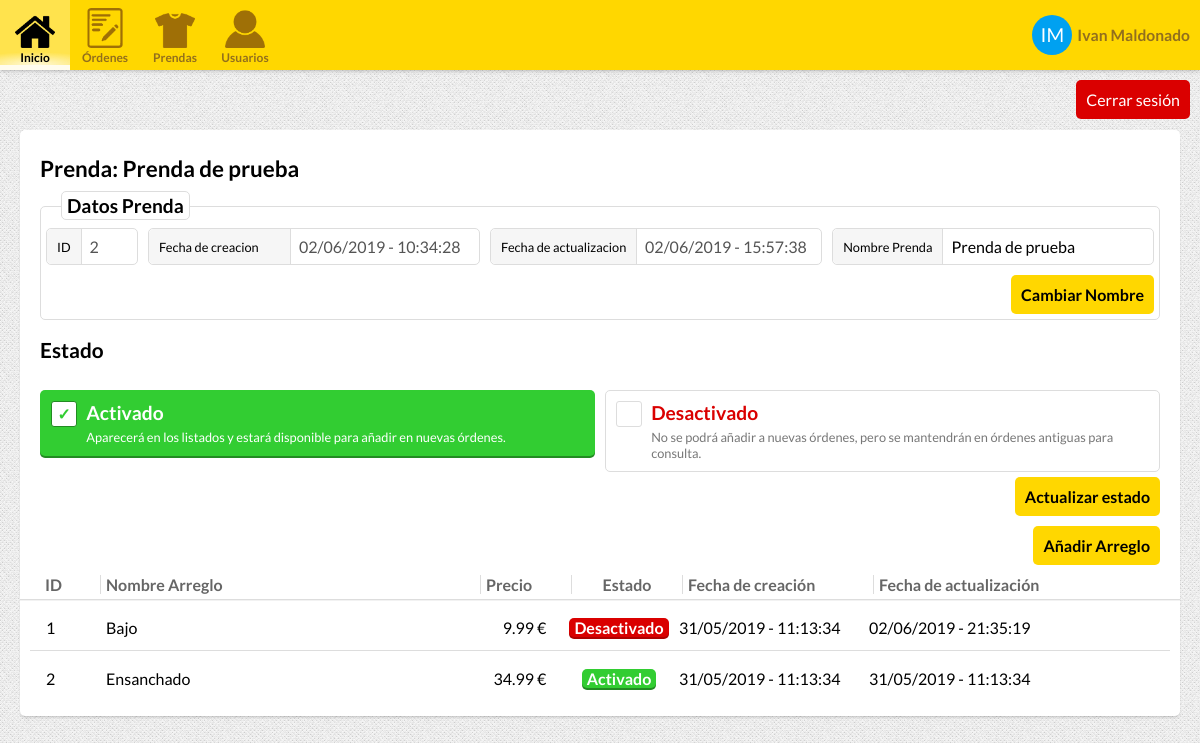
/clothe.php?id=2 (signed in), run on the app's committed database.
### tables this page shows
CREATE TABLE "USERS" (
	"USER_ID"	INTEGER NOT NULL PRIMARY KEY AUTOINCREMENT,
	"USERNAME"	TEXT NOT NULL,
	"NAME"	TEXT NOT NULL,
	"SURNAME"	TEXT,
	"PHONE"	INTEGER,
	"EMAIL"	TEXT NOT NULL,
	"HASHED_PASSWORD"	TEXT NOT NULL,
	"ROLE_ID"	INTEGER NOT NULL DEFAULT 0,
	"UPDATE_TIMESTAMP"	INTEGER NOT NULL,
	"REGISTER_TIMESTAMP"	INTEGER NOT NULL,
	"ACTIVE"	INTEGER NOT NULL DEFAULT 0,
	FOREIGN KEY("ROLE_ID") REFERENCES "USER_ROLES"("ROLE_ID")
);

CREATE TABLE "CLOTHES" (
	"CLOTHE_ID"	INTEGER NOT NULL PRIMARY KEY AUTOINCREMENT,
	"CLOTHE_NAME"	TEXT NOT NULL,
	"ACTIVE"	INTEGER NOT NULL DEFAULT 1,
	"REGISTERED_DATE"	INTEGER,
	"UPDATE_DATE"	INTEGER NOT NULL
);

CREATE TABLE "CLOTHES_FIXES" (
	"FIX_ID"	INTEGER NOT NULL,
	"CLOTHE_ID"	INTEGER NOT NULL,
	"NAME"	TEXT NOT NULL,
	"PRICE"	REAL NOT NULL DEFAULT 0,
	"ACTIVE"	INTEGER NOT NULL DEFAULT 1 CHECK(ACTIVE=0 OR ACTIVE=1),
	"CREATION_DATE"	INTEGER NOT NULL,
	"UPDATE_DATE"	INTEGER NOT NULL,
	PRIMARY KEY("FIX_ID","CLOTHE_ID")
);

### Controllers/UserController.php (called while the page is built, shortened)
<?php
class UserController {
    private function connect(){
        return new PDO("sqlite:.data/data.db");
    }
    public function getUser($id){
        $db = $this->connect();
        $sql = "SELECT * FROM USERS AS U, USER_ROLES AS R WHERE USER_ID = :userID AND U.ROLE_ID = R.ROLE_ID";
        $stmt = $db->prepare($sql);
        $stmt->bindParam(':userID', $id);
        if($stmt->execute()){
            if($row = $stmt->fetch()){
               return new User(
                $row["USER_ID"],
                $row["USERNAME"],
                $row["HASHED_PASSWORD"],
                $row["EMAIL"],
                new Role(
                    $row["ROLE_ID"],
                    $row["ROLE_NAME"],
                    $row["ROLE_CSS_CLASS"],
                    $row["ROLE_DESCRIPTION"]
                ),
                $row["PHONE"],
                $row["NAME"],
                $row["SURNAME"],
                $row["REGISTER_TIMESTAMP"],
                $row["UPDATE_TIMESTAMP"],
                $row["ACTIVE"]
                );
            }
        }
        return null;
    }
}

### Classes/User.php (called while the page is built, shortened)
<?php
require_once("Classes/Role.php");
class User{
    private $id;
    private $role;
    private $name;
    private $surname;
    function __construct($id = 0, $username, $password = null, $email, $role, $telephone, $name, $surname, $registeredDate, $updateDate, $active = 0){
        $this->id = $id;
        $this->role = $role;
        $this->name = $name;
        $this->surname = $surname;
        $registeredDateOb = new DateTime();
        $registeredDateOb->setTimestamp($registeredDate);
        $updateDateOb = new DateTime();
        $updateDateOb->setTimestamp($updateDate);
    }
    function getId(){
        return $this->id;
    }
    function getRole(){
        return $this->role;
    }
    function getName(){
        return $this->name;
    }
    function getSurname(){
        return $this->surname;
    }
}

### Classes/Role.php (called while the page is built, shortened)
<?php
class Role{
    private $id;
    function __construct($id, $name, $cssClass, $description = ""){
        $this->id = $id;
    }
    function getID(){
        return $this->id;
    }
}

### Controllers/Controller.php (called while the page is built, shortened)
<?php
class Controller {
    private function connect(){
        return new PDO("sqlite:.data/data.db");
    }
    public function getClothe($clotheID){
        $db = $this->connect();
        $sql = "SELECT * FROM CLOTHES WHERE CLOTHE_ID = :clotheID";
        $stmt = $db->prepare($sql);
        $stmt->bindParam(':clotheID', $clotheID);
        if($stmt->execute()){
            while($row = $stmt->fetch()){
                return new Clothe(
                    $row["CLOTHE_ID"],
                    $row["CLOTHE_NAME"],
                    null, null,
                    $row["REGISTERED_DATE"],
                    $row["UPDATE_DATE"],
                    $row["ACTIVE"]
                );
            }
        }
        return null;
    }
    public function getFixes($clotheID, $active = -1){
        $fixes = array();
        $db = $this->connect();
        $sql = "SELECT * FROM CLOTHES_FIXES WHERE CLOTHE_ID = :clotheID";
        $stmt = $db->prepare($sql);
        $stmt->bindParam(':clotheID', $clotheID);
        if($stmt->execute()){
            while($row = $stmt->fetch()){
                array_push($fixes, new Fix(
                    $row["FIX_ID"],
                    $row["CLOTHE_ID"],
                    $row["NAME"],
                    $row["PRICE"],
                    $row["CREATION_DATE"],
                    $row["UPDATE_DATE"],
                    $row["ACTIVE"]
                ));
            }
        }
        return $fixes;
    }
}

### Classes/Clothe.php (called while the page is built, shortened)
<?php
class Clothe{
    private $id;
    private $name;
    private $creationDate;
    private $updateDate;
    function __construct($id, $name, $numFixes = 0, $fixes = null, $creationDate, $updateDate, $active = 0){
        $this->id = $id;
        $this->name = $name;
        $creationDateOb = new DateTime();
        $creationDateOb->setTimestamp($creationDate);
        $this->creationDate = $creationDateOb;
        $updateDateOb = new DateTime();
        $updateDateOb->setTimestamp($updateDate);
        $this->updateDate = $updateDateOb;
    }
    function getId(){
        return $this->id;
    }
    function getName(){
        return $this->name;
    }
    function getCreationDateString(){
        $date = $this->creationDate;
        return $date->format('d/m/Y - H:i:s');
    }
    function getUpdateDateString(){
        $date = $this->updateDate;
        return $date->format('d/m/Y - H:i:s');
    }
}

### Classes/Fix.php (called while the page is built, shortened)
<?php
class Fix{
    private $id;
    private $name;
    private $price;
    private $creationDate;
    private $updateDate;
    private $active;
    function __construct($id, $clotheID, $name, $price, $creationDate, $updateDate, $active = 0){
        $this->id = $id;
        $this->name = $name;
        $this->price = $price;
        $creationDateOb = new DateTime();
        $creationDateOb->setTimestamp($creationDate);
        $this->creationDate = $creationDateOb;
        $updateDateOb = new DateTime();
        $updateDateOb->setTimestamp($updateDate);
        $this->updateDate = $updateDateOb;
        $this->active = $active;
        if($active == 0){
            $this->active = false;
        }else {
            $this->active = true;
        }
    }
    function getID(){
        return $this->id;
    }
    function getName(){
        return $this->name;
    }
    function getPrice(){
        return $this->price;
    }
    function getCreationDateString(){
        $date = $this->creationDate;
        return $date->format('d/m/Y - H:i:s');
    }
    function getUpdateDateString(){
        $date = $this->updateDate;
        return $date->format('d/m/Y - H:i:s');
    }
    function isActive(){
        return $this->active;
    }
}

### ViewControllers/clotheViewController.php (the view, shortened to what this page needs)
<?php
require_once("Controllers/UserController.php");
require_once("Controllers/Controller.php");
require_once("Classes/User.php");
require_once("Classes/Role.php");
require_once("Classes/Clothe.php");
require_once("Classes/Fix.php");
$userController = new UserController();
$controller = new Controller();
if(isset($_SESSION["userID"])){
    $sessionUser = $userController->getUser($_SESSION["userID"]);
    $sessionUserRole = $sessionUser->getRole();
}else {
    header("location: login.php");
}
if($sessionUserRole->getID() == 0){
    $client = true;
}elseif($sessionUserRole->getID() == 1){
    $employee = true;
}elseif($sessionUserRole->getID() == 2){
    $admin = true;
}
if(!$clothe = $controller->getClothe($_GET["id"])){
    header("Location: clothes.php");
};
$fixes = $controller->getFixes($_GET["id"]);
$title = "Prenda: ".$clothe->getName();
function showClotheInfoForm(){
    global $clothe;
    global $title;
    ?>
    <form id="clothe-info-container" method="post" action="clothe.php?id=<?=$clothe->getID()?>">
        <h1><?=$title?></h1>
        <div class="field-set" id="clothe-infoset">
        <h3>Datos Prenda</h3>
            <label class="boxed-input" id="clotheID">
                <div class="text-label"><span>ID</span></div>
                <div class="input-container">
                    <input type="text" value="<?=$clothe->getID()?>" disabled>
                </div>
            </label>
            <label class="boxed-input" id="clothe-name">
                <div class="text-label"><span>Nombre Prenda</span></div>
                <div class="input-container">
                    <input autocomplete="off" type="text" name="clotheName" value="<?=$clothe->getName()?>">
                </div>
            </label>
            <label class="boxed-input" id="create-date">
                <div class="text-label"><span>Fecha de creacion</span></div>
                <div class="input-container">
                    <input type="text" value="<?=$clothe->getCreationDateString()?>" disabled>
                </div>
            </label>
            <label class="boxed-input" id="update-date">
                <div class="text-label"><span>Fecha de actualizacion</span></div>
                <div class="input-container">
                    <input type="text" value="<?=$clothe->getUpdateDateString()?>" disabled>
                </div>
            </label>
            <div class="form-buttons">
                <input type="submit" value="Cambiar Nombre" name="changeClotheName" class="input-submit-button">
            </div>
        </div>
    </form>
    <?php
}
function showClotheFixes(){
    global $fixes, $clothe;
    ?>
    <div class="table-like-container fixes">
        <div class="item header fixes">
            <div class="elem id">ID</div>
            <div class="elem name">Nombre Arreglo</div>
            <div class="elem price">Precio</div>
            <div class="elem active">Estado</div>
            <div class="elem creation-date">Fecha de creación</div>
            <div class="elem update-date">Fecha de actualización</div>
            <div class="elem buttons"></div>
        </div>
    <?php
    if(sizeof($fixes) <= 0){
    ?>
        <div class="item no-items">
            <div>No hay arreglos para esta prenda.</div>
        </div>
    <?php
    }else{
        foreach($fixes as $fix){
    ?>
        <form class="item" method="post" action="clothe.php?id=<?=$clothe->getId()?>">
            <div class="elem id"><input type="number" value="<?=$fix->getId()?>" disabled></div>
            <div class="elem name"><input type="text" name="fixName" value="<?=$fix->getName()?>"></div>
            <div class="elem price"><input type="number" name="fixPrice" value="<?=$fix->getPrice()?>" step=".01">€</div>
            <div class="elem active"><span class="label-box <?=$fix->isActive() ? "enabled": "disabled"?>"><?=$fix->isActive() ? "Activado": "Desactivado"?></span></div>
            <div class="elem creation-date"><?=$fix->getCreationDateString()?></div>
            <div class="elem update-date"><?=$fix->getUpdateDateString()?></div>
            <div class="elem buttons">
            </div>
        </form>
        <?php
        }
    }
    ?>
    </div>
    <?php
}
function showStateForm(){
    global $clothe;
    ?>
    <form id="active-container" method="post" action="clothe.php?id=<?=$clothe->getID()?>">
        <h2>Estado</h2>
        <div>
            <label class="boxed-radio active">
                <div class="container">
                    <div class="radio-checkbox">&#x2713;</div>
                    <div class="radio-title">Activado</div>
                    <div class="radio-desc">Aparecerá en los listados y estará disponible para añadir en nuevas órdenes.</div>
                </div>
            </label>
            <label class="boxed-radio disabled">
                <div class="container">
                    <div class="radio-checkbox">&#x2713;</div>
                    <div class="radio-title">Desactivado</div>
                    <div class="radio-desc">No se podrá añadir a nuevas órdenes, pero se mantendrán en órdenes antiguas para consulta.</div>
                </div>
            </label>
        </div>
        <div class="form-buttons">
            <input type="submit" value="Actualizar estado" class="input-submit-button" name="toggleClothe">
        </div>
    </form>
    <?php
}

### includes/navbar.inc (shortened to what this page needs)
<?php
$logoutParams = $_GET;
$logoutParams["logout"] = "";
?>
    <nav class="top-header">
        <a class="menu-item" href="index.php">
            <img src="media/img/inicio.png">
            <div class="label">Inicio</div>
        </a>
        <a class="menu-item" href="orders.php">
            <img src="media/img/order.png">
            <div class="label">Órdenes</div>
        </a>
        <?php
        if($employee||$admin){
            ?>
        <a class="menu-item" href="clothes.php">
            <img src="media/img/prendas.png">
            <div class="label">Prendas</div>
        </a>
        <a class="menu-item" href="users.php">
            <img src="media/img/users.png">
            <div class="label">Usuarios</div>
        </a>
            <?php
        }
        ?>
        <a class="menu-item user" href="user.php?id=<?=$sessionUser->getID()?>">
            <div class="user-avatar"><?=substr($sessionUser->getName(), 0,1) . substr($sessionUser->getSurname(), 0,1)?></div>
            <div class="username"><?=$sessionUser->getName()." ".$sessionUser->getSurname()?></div>
        </a>
    </nav>
    <a class="logout-button" href="?<?=http_build_query($logoutParams)?>">Cerrar sesión</a>

### data on the page
users: NAME "I", SURNAME "M", NAME "Ivan", SURNAME "Maldonado"
clothes: CLOTHE_NAME "Prenda: Prenda de prueba", CLOTHE_ID "2", clotheName "Prenda de prueba", REGISTERED_DATE "02/06/2019 - 10:34:28", UPDATE_DATE "02/06/2019 - 15:57:38"
clothes_fixes: FIX_ID "1", fixName "Bajo", fixPrice "9.99", ACTIVE "Desactivado", CREATION_DATE "31/05/2019 - 11:13:34", UPDATE_DATE "02/06/2019 - 21:35:19"
clothes_fixes: FIX_ID "2", fixName "Ensanchado", fixPrice "34.99", ACTIVE "Activado", CREATION_DATE "31/05/2019 - 11:13:34", UPDATE_DATE "31/05/2019 - 11:13:34"
